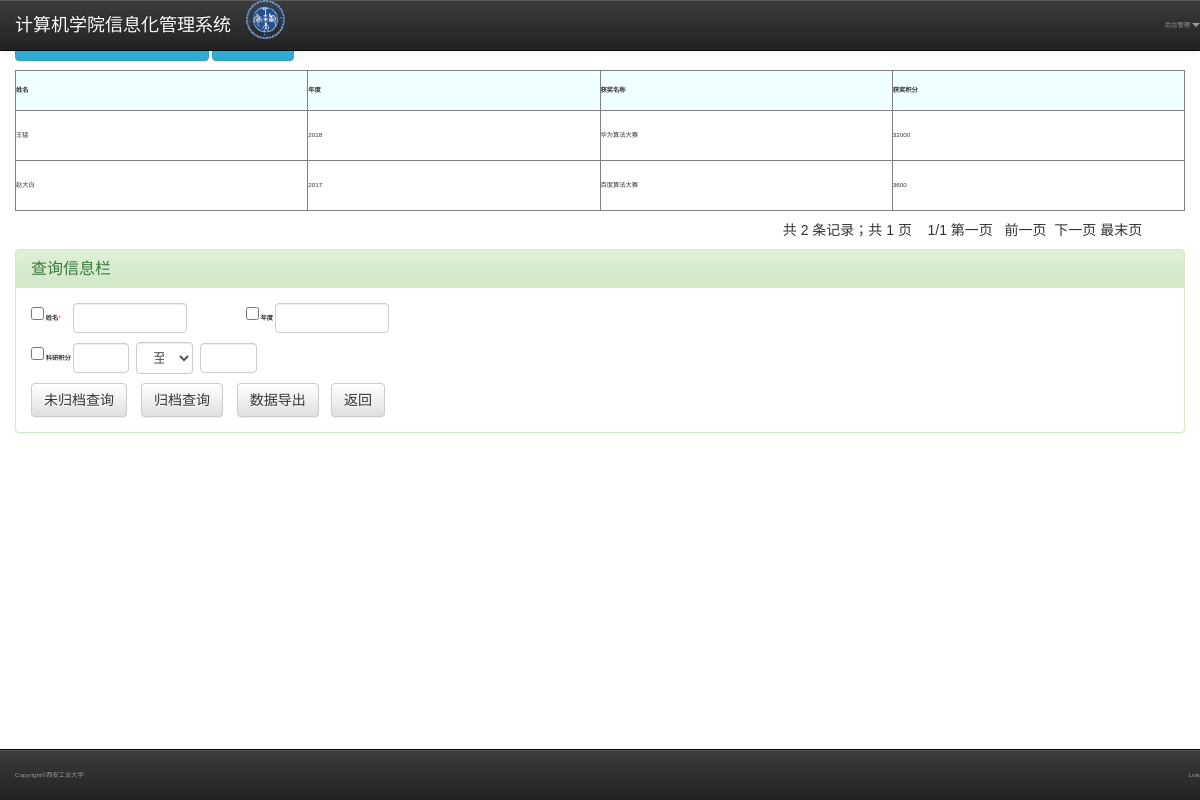
Screenshot of /countAll/searchrecord.php (signed in) with the database file from the repository.
### tables this page shows
CREATE TABLE `countworkload` (
  `name` varchar(10) NOT NULL,
  `year` varchar(20) DEFAULT NULL,
  `award_name` varchar(100) DEFAULT NULL,
  `award_points` int(10) NOT NULL DEFAULT '0',
  `time` varchar(100) NOT NULL,
  `id` int(11) NOT NULL
);

### countAll/searchrecord.php (the view, shortened to what this page needs)
<!DOCTYPE html>
<head>
    <?php
    include_once "../common/conn.php";
    include_once "../common/top_bottom.php";
    ?>
    <?php
        $Page_size=4;
        $sql_count = "SELECT * FROM `countworkload`";
        $stmt = $pdo->query($sql_count);
        $count = $stmt->rowCount();
        $page_count = ceil($count/$Page_size);
        $pages=$page_count;
        if(empty($_GET['page'])||$_GET['page']<0){
            $page=1;
        }else {
            $page=$_GET['page'];
        }
        $offset=$Page_size*($page-1);
    ?>
    <link rel="stylesheet" href="../assets/jquery-ui.min.css">
    <link rel="stylesheet" href="assets/style.css">
</head>
<body>
    <?php
        echo "<br><br><br>";
        echo '<div>';
        echo '</div>';
        echo "<br>";
    ?>
    <?php
        echo "<div id='accort' class='table-responsive table2excel' data-tableName='Test Table 1'>";
            echo "<table width='100%' cellspacing='0'  cellpadding='0' border='1' style='width:100%;table-layout:fixed'>";
            echo "<tr height='40px' bgcolor='#F0FFFF'>
                  <th style='width:5%;table-layout:fixed'>姓名</th>
                  <th style='width:5%;table-layout:fixed'>年度</th>
                  <th style='width:5%;table-layout:fixed'>获奖名称</th>
                  <th style='width:5%;table-layout:fixed'>获奖积分</th>
                  </tr>";
            $sql = "SELECT `name`, `year`, `award_name`, `award_points` FROM `countworkload` order by `time` limit $offset,$Page_size";
            foreach ($pdo->query($sql) as $row){
                 echo "<tr height='50px'>";
                 echo "<td>{$row['name']}</td>";
                 echo "<td>{$row['year']}</td>";
                 echo "<td>{$row['award_name']}</td>";
                 echo "<td>{$row['award_points']}</td>";
                 echo "</tr>";
            }
            echo "</table>";
            echo "<br>";
        echo "</div>";
        echo '<div class="page" align="right"  style="font-size:14px">';
        $countpages = "共 " . $count . " 条记录；" . "共 " . $pages . " 页";
        echo $countpages,"&nbsp;&nbsp;&nbsp;&nbsp;";
            echo "<span id='pagenumber'>$page/$pages</span> ";
                if($page!=1){
                    echo "<a href='searchRecord.php?page=1'>第一页</a>&nbsp;";
                    echo "<a href='searchRecord.php?page=".($page-1)."'>前一页</a>&nbsp;";
                }else {
                    echo "第一页 &nbsp;&nbsp;";
                    echo "前一页&nbsp;&nbsp;";
                }
                if($page!=$pages){
                    echo "<a href='searchRecord.php?page=".($page+1)."'>下一页</a>&nbsp;";
                    echo "<a href='searchRecord.php?page=".($pages)."'>最末页</a>&nbsp;";
                }else {
                    echo "下一页 ";
                    echo "最末页";
                }
            echo '</div>';
             echo "<br>";
     ?>
<div class="page" width="100%">
    <form id="iterInfo" name="iterInfo" method="post" action="datasorce.php" class="form-inline" role="form" enctype="multipart/form-data">
        <div class="panel panel-success" width="100%">
            <div class="panel-heading">
                <h3 class="panel-title">
                    查询信息栏
                </h3>
            </div>
            <div class="panel-body">
                <input type='checkbox' name='a'/>
                <label>姓名</label><font color='#FF0000'>*</font>&nbsp;&nbsp;&nbsp;&nbsp;&nbsp;&nbsp;
                <input type="text" id='name' class="form-control" style="width:10%;height:25%;" name='name'/>
                <input type='checkbox' name='b'/>
                <label>年度</label>
                <input type="text" id='year' class="form-control" style="width:10%;height:25%;" name='year'/>
                <br><br>
                <input type='checkbox' name='c'>
                <label>科研积分</label>
                <input type="text" id='award_points1' class="form-control" style="width:5%;height:25%;" name='award_points1'/>
                <select style='width:5%;height:25%;' class='form-control' name='op' type='text' id='op'>
                    <option value='至' selected='selected'>至</option>
                </select>
                <input type="text" id='award_points2' class="form-control" style="width:5%;height:25%;" name='award_points2'/>
                <br><br>
                <input type='button' class='btn btn-default' onclick='searchData()' value='未归档查询'/>
                <input type='button' class='btn btn-default' onclick='searchData()' value='归档查询'/>
                <input type='button' class='btn btn-default' id='download' value='数据导出'/>
                <input type='button' class='btn btn-default' onclick='previouspage()' value='返回'/>
            </div>
        </div>
    </form>
</div>
</body>
</html>

### assets/style.css (style rules this page uses)
body { font-family: "Trebuchet MS", "Helvetica", "Arial", "Verdana", "sans-serif"; font-size: 62.5%; }

### rows the page displays
countworkload: name "王猛", year "2018", award_name "华为算法大赛", award_points "32000"
countworkload: name "赵大白", year "2017", award_name "百度算法大赛", award_points "3600"

### other values shown
$countpages "共 2 条记录；共 1 页"
$page "1"
$pages "1"
